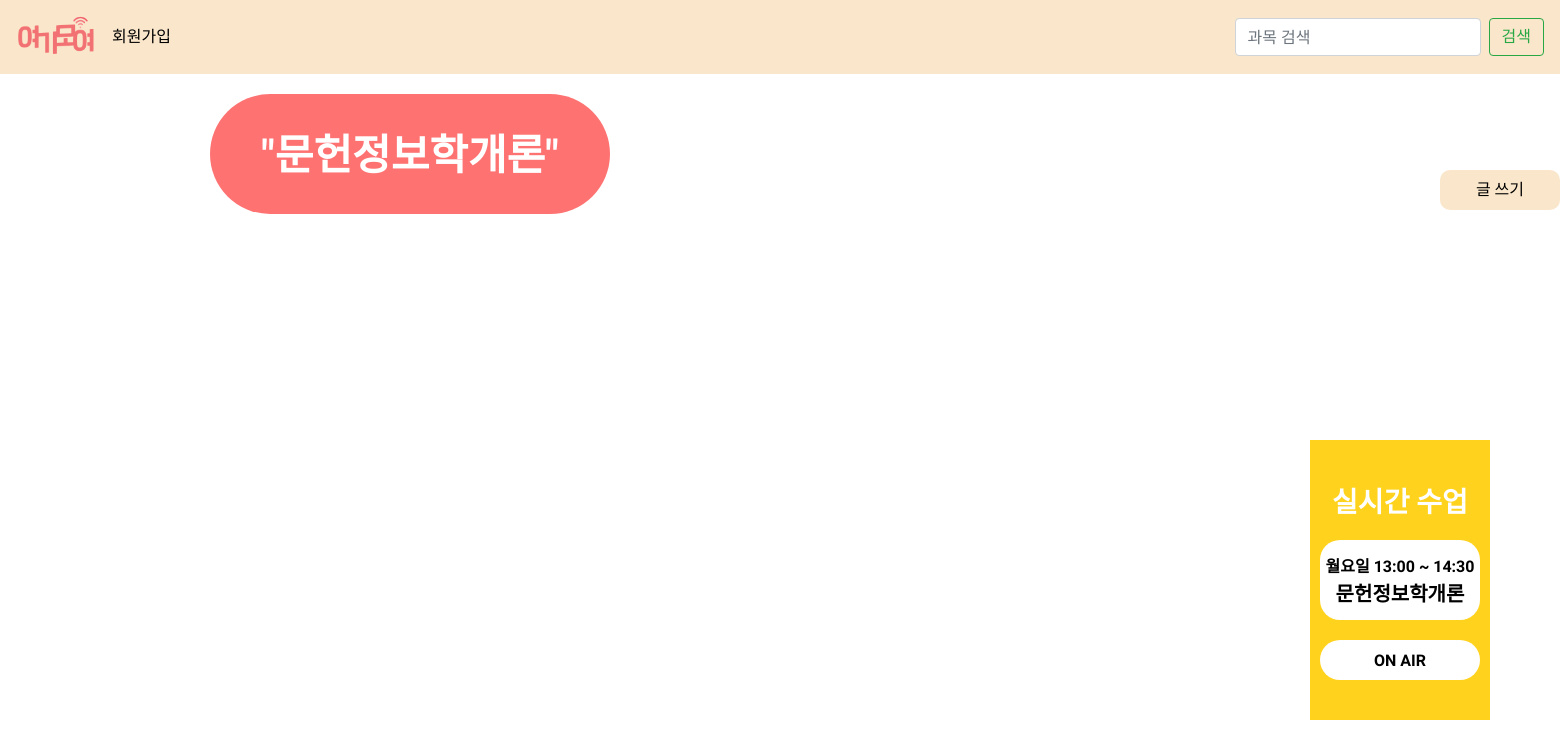
/subject/, run on an earlier commit of the app's database.
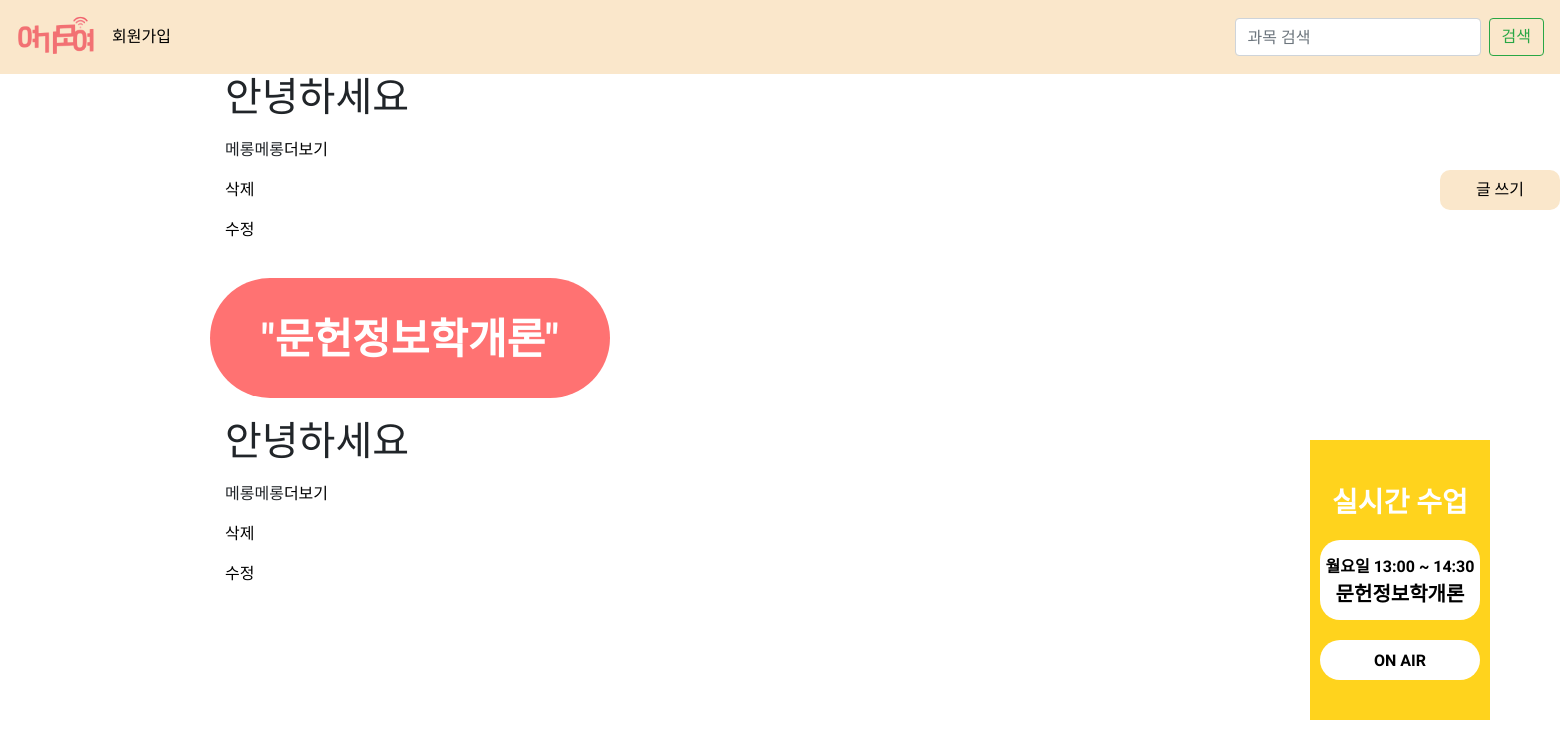
And on a later commit of the database.
### blog/models.py (models this page shows, shortened)
class  Subject(models.Model):
    title = models.CharField(max_length=200)
    professor=models.CharField(max_length=20)
    body = models.TextField()
    hashtag=models.ManyToManyField(Hashtag)
    def summary(self):
        return self.body[:100]

### blog/views.py (the view)
# urls.py: path('subject/', blog.views.subject, name="subject"),
def subject(request):
    blogs=Subject.objects
    return render(request,'subject.html',{'blogs':blogs})

### blog/templates/subject.html (shortened to what this page needs)
{% extends 'base.html'%}
{% block content %}
{% load static %}
    {% for blog in blogs.all %}
        <div class="container">
            <h1>{{ blog.title }}</h1>
            <p>{{ blog.summary }}<a href="{%url 'detail' blog.id%}" style='text-decoration: none;'>더보기</a></p>
            <p><a href="{% url 'delete' blog.id %}" style='text-decoration: none;'>삭제</a></p>
            <p><a href="{% url 'edit' blog.id %}">수정</a></p>
        </div>
    {% endfor %}
<!DOCTYPE html>
<html lang="en">
<head>
    <link rel="stylesheet" href="https://stackpath.bootstrapcdn.com/bootstrap/4.5.0/css/bootstrap.min.css">
    <link type="text/css" rel="stylesheet" href="subject_list.css">
</head>
<body>
          <div>
            <p class="sbjname"> "문헌정보학개론" </p>
                <button class="write" onclick="location.href='http://127.0.0.1:8000/blog/create'"> 글 쓰기  </button>
        </div>
    {% for blog in blogs.all %}
    <div class="container">
        <h1>{{ blog.title }}</h1>
        <p>{{ blog.summary }}<a href="{%url 'detail' blog.id%}" style='text-decoration: none;'>더보기</a></p>
        <p><a href="{% url 'delete' blog.id %}" style='text-decoration: none;'>삭제</a></p>
        <p><a href="{% url 'edit' blog.id %}">수정</a></p>
    </div>
    {% endfor %}
            <div class="chatlink">
                <p class="namelink"><br>실시간 수업</p>
                <div class="sbjnamechat1">
                    <a href="#">월요일 13:00 ~ 14:30<br>
                        <p class="sujfontchat">문헌정보학개론</p></a>
                </div>
                <div class="sbjnamechat2">
                    <a href="#">ON AIR</a>
                </div>
            </div>
</body>
</html>
{% endblock %}

### blog/templates/base.html (shortened to what this page needs)
{% load static %}
<!DOCTYPE html>
<html lang="en">
    <head>
        <link rel="stylesheet" href="https://stackpath.bootstrapcdn.com/bootstrap/4.5.0/css/bootstrap.min.css">
    </head>
    <body>
        <nav class="navbar sticky-top navbar-expand-lg sticky-top navbar-light sticky-top" style="background-color: #fae7cb">
            <a class="navbar-brand" href="{%url 'home'%}">
                <img src="{% static 'img/여기모여_로고.png' %}" alt="" width="80px">
            </a>
            <div class="collapse navbar-collapse" id="navbarSupportedContent">
            <ul class="navbar-nav mr-auto">
                {%if user.is_authenticated%}
                    <li class="nav-item active">
                        <a class="nav-link">{{user.username}}님 어서오세요</a>
                    </li>
                    <li class="nav-item">
                    <a class="nav-link" href="http://127.0.0.1:8000/accounts/logout/">  로그아웃<span class="sr-only">(current)</span></a>
                    </li>
                {%else%}
                    <a href="{%url 'signin'%}">회원가입</a>
                {%endif%}
            </ul>
            <form class="form-inline my-2 my-lg-0">
                <input class="form-control mr-sm-2" type="search" placeholder="과목 검색" aria-label="Search">
                <button class="btn btn-outline-success my-2 my-sm-0" type="submit">검색</button>
            </form>
            </div>
        </nav>
        {% block content %}{% endblock %}
    </body>
</html>

### blog/templates/subject_list.css (style rules this page uses)
body { font-family: 'Nanum Gothic', sans-serif; }
form { display: flex; flex-direction: column; align-items: flex-end; }
a { color: black; }
.write { z-index: 1; width:120px; height:40px; border: 10px; background: #fae7cb; outline: none; color: black; text-align: center; margin-left: 40px; margin-top: 20px; border-radius: 10px; position:absolute; right: 0; top:150px; }
.sbjname { background-color: #ff7272; color: white; font-size: 42px; font-weight: bold; text-align: center; margin: 20px; padding: 30px; width: 400px; height: 120px; border-radius: 60px; }
.chatlink { z-index: 1; position:fixed; background-color: #ffd31d; width: 180px; height: 280px; right: 70px; bottom: 80px; }
.sbjnamechat1 { color: black; position: relative; background-color: white; font-weight: 60; text-align: center; width: 160px; height: 80px; margin-left: 10px; border-radius: 20px; padding-top: 15px; font-weight: bold; }
.sbjnamechat2 { color: black; position: relative; background-color: white; font-weight: 60; text-align: center; width: 160px; height: 40px; margin-top:20px; margin-left: 10px; border-radius: 20px; padding-top: 8.5px; font-weight: bold; }
.namelink { text-align: center; color: white; font-size: 28px; font-weight: bold; text-align: center; }
.sujfontchat { font-size: 20px; }

### blog/templates/subject.html (style rules this page uses)
body { font-family: 'Nanum Gothic', sans-serif; }
form { display: flex; flex-direction: column; align-items: flex-end; }
a { color: black; }
.write { z-index: 1; width:120px; height:40px; border: 10px; outline: none; color: black; text-align: center; position:absolute; right: 315px; top:98px; border-radius: 30px; background-color: #ffb385; }
.sbjname { display: inline-block; font-family: 'Nanum Gothic', sans-serif; border-radius: 30px; background-color: #ffb385; font-size: 16px; width: 400px; padding: 10px; text-align: center; margin-top: 30px; position: relative; left: 190px; }
.chatlink { z-index: 1; position:fixed; background-color: #ffd31d; width: 180px; height: 280px; right: 70px; bottom: 80px; }
.sbjnamechat1 { color: black; position: relative; background-color: white; font-weight: 60; text-align: center; width: 160px; height: 80px; margin-left: 10px; border-radius: 20px; padding-top: 15px; font-weight: bold; }
.sbjnamechat2 { color: black; position: relative; background-color: white; font-weight: 60; text-align: center; width: 160px; height: 40px; margin-top:20px; margin-left: 10px; border-radius: 20px; padding-top: 8.5px; font-weight: bold; }
.namelink { text-align: center; color: white; font-size: 28px; font-weight: bold; text-align: center; }
.sujfontchat { font-size: 20px; }

What changed in the data, as far as the page shows it:
added Subject: title "안녕하세요", summary "메롱메롱"
